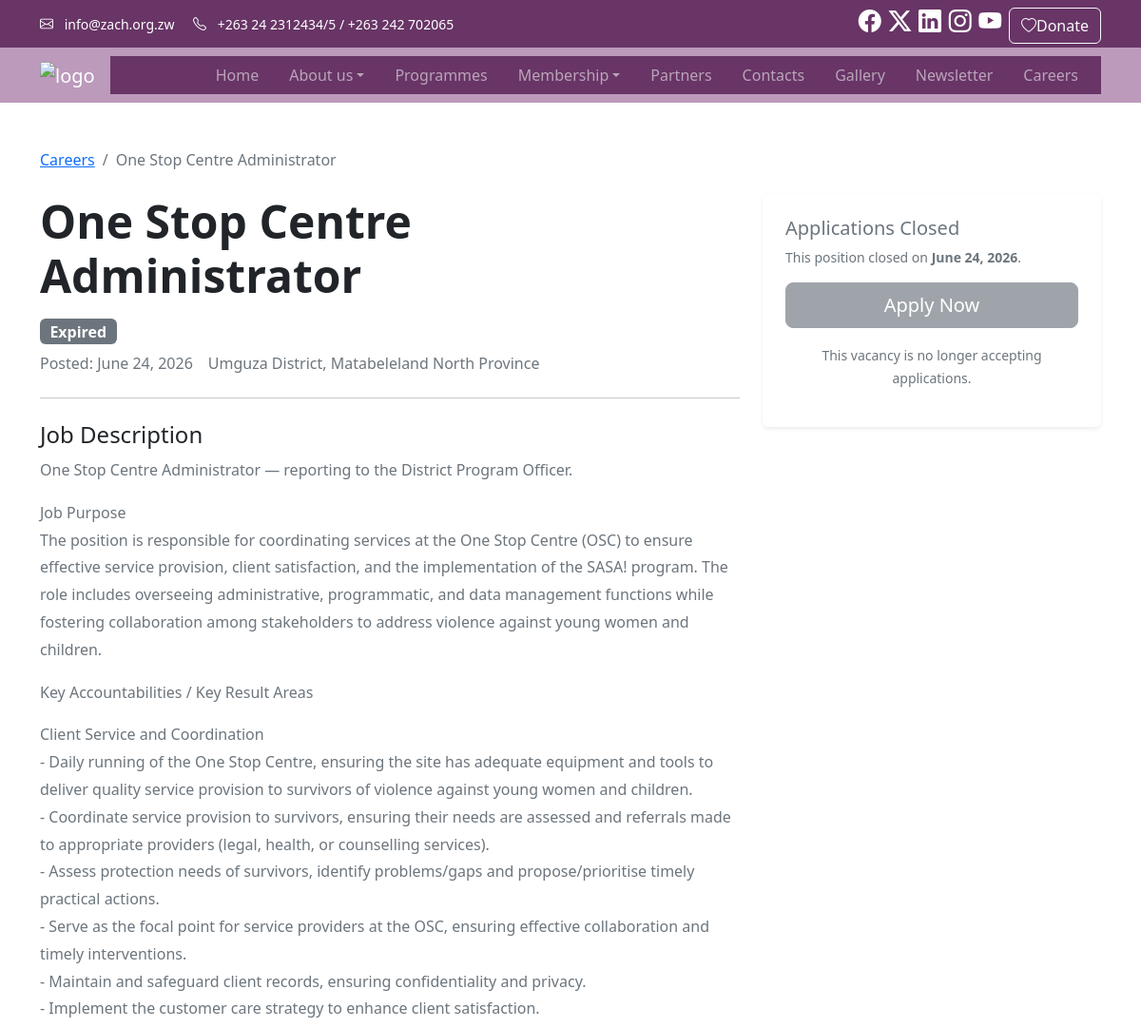
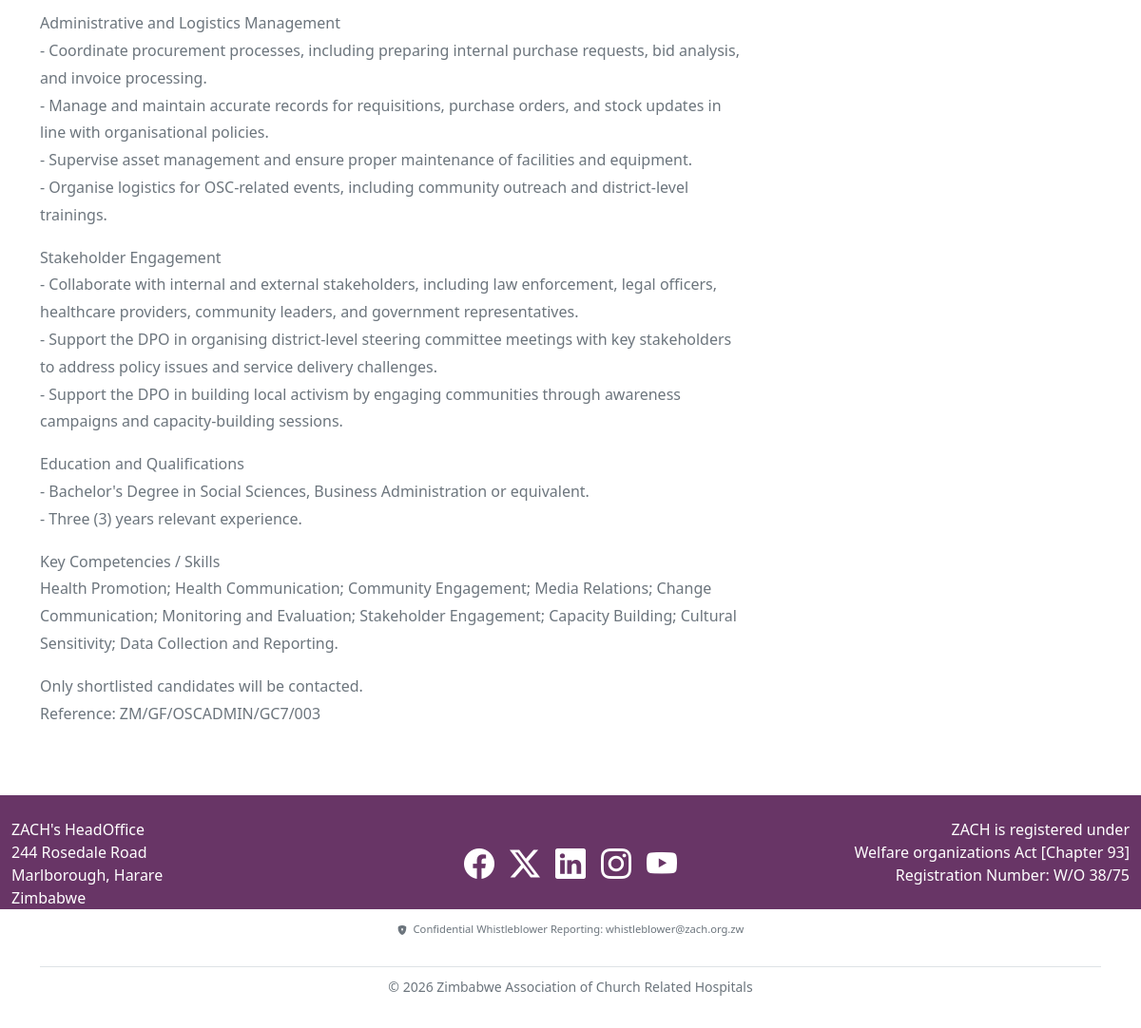
The page /careers/2/ on the database its author committed (2 pictures, top to bottom).
### zachmain/careers/models.py (models this page shows, shortened)
class JobListing(TimeStampedModel):
    title = models.CharField(max_length=255)
    description = models.TextField()
    location = models.CharField(max_length=100)
    closing_date = models.DateTimeField(
        help_text="The date and time when the advert will expire."
    )
    application_link = models.URLField(
        max_length=500,
        help_text="The external link (e.g., LinkedIn or Google Forms) for submissions."
    )
    is_active = models.BooleanField(default=True)
    class Meta:
        ordering = ["-created"] # Newest adverts first
    @property
    def is_expired(self):
        return timezone.now() > self.closing_date

### zachmain/careers/views.py (the view)
# urls.py: path("<int:pk>/", job_detail, name="detail"),
def job_detail(request, pk):
    job = get_object_or_404(JobListing, pk=pk, is_active=True)
    context = {
        "job": job,
    }
    return render(request, "careers/job_detail.html", context)

### zachmain/news/context_processors.py (called while the page is built)
def latest_articles(request):
    return {
        "latest_articles": Article.objects.order_by("-created_at")[:5],
    }

### zachmain/users/context_processors.py (called while the page is built)
def allauth_settings(request):
    return {
        "ACCOUNT_ALLOW_REGISTRATION": settings.ACCOUNT_ALLOW_REGISTRATION,
    }

### zachmain/templates/careers/job_detail.html (shortened to what this page needs)
{% extends "base.html" %}
{% block content %}
<div class="container py-5">
  <nav aria-label="breadcrumb" class="mb-4">
    <ol class="breadcrumb">
      <li class="breadcrumb-item"><a href="{% url 'careers:list' %}">Careers</a></li>
      <li class="breadcrumb-item active" aria-current="page">{{ job.title }}</li>
    </ol>
  </nav>
  <div class="row">
    <div class="col-lg-8">
      <div class="d-flex align-items-center gap-3 flex-wrap mb-2">
        <h1 class="display-5 fw-bold mb-0">{{ job.title }}</h1>
        {% if job.is_expired %}
          <span class="badge bg-secondary fs-6">Expired</span>
        {% endif %}
      </div>
      <div class="d-flex flex-wrap gap-3 mb-4 text-muted">
        <span> Posted: {{ job.created|date:"F j, Y" }}</span>
        <span> {{ job.location }}</span>
      </div>
      <hr>
      <div class="job-content my-4">
        <h3 class="h4">Job Description</h3>
        <div class="text-secondary" style="line-height: 1.8;">
          {{ job.description|linebreaks }}
        </div>
      </div>
    </div>
    <div class="col-lg-4">
      <div class="card shadow-sm border-0 sticky-top" style="top: 2rem;">
        <div class="card-body p-4">
          {% if job.is_expired %}
            <h5 class="card-title text-secondary">Applications Closed</h5>
            <p class="card-text small text-muted">
              This position closed on <strong>{{ job.closing_date|date:"F j, Y" }}</strong>.
            </p>
            <div class="d-grid gap-2">
              <button class="btn btn-secondary btn-lg" disabled>Apply Now</button>
            </div>
            <p class="mt-3 text-center text-muted">
              <small>This vacancy is no longer accepting applications.</small>
            </p>
          {% endif %}
        </div>
      </div>
    </div>
  </div>
</div>
{% endblock %}

### zachmain/static/css/custom.css (style rules this page uses)
body { overflow-x: hidden; }
.card { box-shadow: 0 2px 8px rgba(0, 0, 0, 0.08); }

### rows shown on the page
JobListing: title "One Stop Centre Administrator", created "June 24, 2026", location "Umguza District, Matabeleland North Province", description "One Stop Centre Administrator — reporting to the District Program Officer. Job Purpose The position is responsible for coordinating services at the One Stop Centre (OSC) to ensure effective service provision, client satisfaction, and the implementation of the SASA! program. The role includes overseeing administrative, programmatic, and data management functions while fostering collaboration among stakeholders to address violence against young women and children. Key Accountabilities / Key Result Areas Client Service and Coordination - Daily running of the One Stop Centre, ensuring the site has adequate equipment and tools to deliver quality service provision to survivors of violence against…", closing_date "June 24, 2026"
